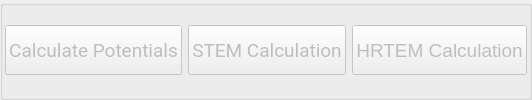
             <widget class="QGroupBox" name="groupBox_2">
              <property name="minimumSize">
               <size>
                <width>0</width>
                <height>50</height>
               </size>
              </property>
              <property name="title">
               <string/>
              </property>
              <layout class="QHBoxLayout" name="horizontalLayout_5">
               <property name="leftMargin">
                <number>2</number>
               </property>
               <property name="topMargin">
                <number>0</number>
               </property>
               <property name="rightMargin">
                <number>2</number>
               </property>
               <property name="bottomMargin">
                <number>2</number>
               </property>
               <item>
                <widget class="QPushButton" name="btn_calcPotential">
                 <property name="enabled">
                  <bool>false</bool>
                 </property>
                 <property name="minimumSize">
                  <size>
                   <width>0</width>
                   <height>50</height>
                  </size>
                 </property>
                 <property name="font">
                  <font>
                   <family>Roboto</family>
                   <pointsize>14</pointsize>
                  </font>
                 </property>
                 <property name="text">
                  <string>Calculate Potentials</string>
                 </property>
                </widget>
               </item>
               <item>
                <widget class="QPushButton" name="btn_go">
                 <property name="enabled">
                  <bool>false</bool>
                 </property>
                 <property name="minimumSize">
                  <size>
                   <width>0</width>
                   <height>50</height>
                  </size>
                 </property>
                 <property name="font">
                  <font>
                   <family>Roboto</family>
                   <pointsize>14</pointsize>
                  </font>
                 </property>
                 <property name="text">
                  <string>STEM Calculation</string>
                 </property>
                </widget>
               </item>
               <item>
                <widget class="QPushButton" name="btn_go_hrtem">
                 <property name="enabled">
                  <bool>false</bool>
                 </property>
                 <property name="minimumSize">
                  <size>
                   <width>0</width>
                   <height>50</height>
                  </size>
                 </property>
                 <property name="font">
                  <font>
                   <pointsize>14</pointsize>
                  </font>
                 </property>
                 <property name="text">
                  <string>HRTEM Calculation</string>
                 </property>
                </widget>
               </item>
              </layout>
             </widget>
